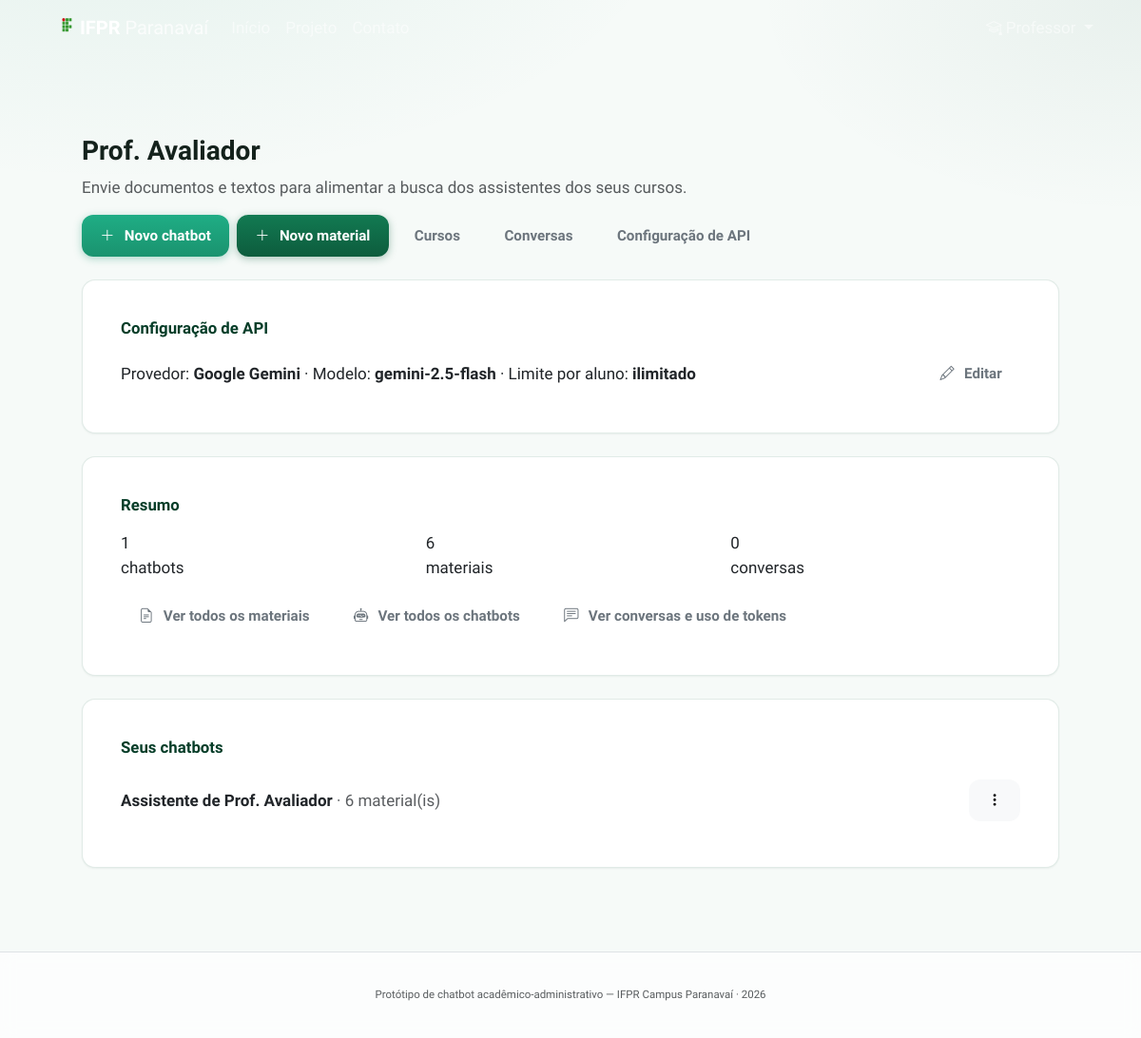
The page /professor/ (signed in) on the database its author committed.
### website/models.py (models this page shows, shortened)
class Professor(models.Model):
    user = models.OneToOneField(
        settings.AUTH_USER_MODEL,
        on_delete=models.CASCADE,
        related_name="professor_profile",
        verbose_name="usuário",
    )
    name = models.CharField("nome", max_length=50)
    siape = models.CharField("SIAPE", max_length=50, unique=True)
    courses = models.ManyToManyField(
        Course,
        related_name="professors",
        verbose_name="cursos",
        blank=True,
    )
    class Meta:
        verbose_name = "professor"
        verbose_name_plural = "professores"
        ordering = ["name"]

class ProfessorConfig(models.Model):
    PROVIDER_GEMINI = "gemini"
    PROVIDER_OPENROUTER = "openrouter"
    PROVIDER_CHOICES = [
        (PROVIDER_GEMINI, "Google Gemini"),
        (PROVIDER_OPENROUTER, "OpenRouter"),
    ]
    RAG_MODE_TWO_STAGE = "two_stage"
    RAG_MODE_DIRECT = "direct"
    RAG_MODE_BASELINE = "baseline"
    RAG_MODE_CHOICES = [
        (RAG_MODE_TWO_STAGE, "Duas etapas (Roteador + Gerador)"),
        (RAG_MODE_DIRECT, "RAG Direto (Apenas Gerador)"),
        (RAG_MODE_BASELINE, "Baseline (Prefixos longos)"),
    ]
    professor = models.OneToOneField(
        Professor,
        on_delete=models.CASCADE,
        related_name="config",
        verbose_name="professor",
    )
    provider = models.CharField(
        "provedor",
        max_length=20,
        choices=PROVIDER_CHOICES,
        blank=True,
    )
    api_key = models.CharField("chave da API", max_length=255, blank=True)
    model = models.CharField("modelo", max_length=120, blank=True)
    router_model = models.CharField(
        "modelo roteador",
        max_length=120,
        blank=True,
        help_text="Opcional. Se vazio, reutiliza o modelo principal.",
    )
    embedding_model = models.CharField(
        "modelo de embedding",
        max_length=120,
        blank=True,
        help_text="Opcional. Ex.: text-embedding-004.",
    )
    rag_mode = models.CharField(
        "modo RAG",
        max_length=20,
        choices=RAG_MODE_CHOICES,
        default=RAG_MODE_TWO_STAGE,
        help_text="Estratégia de recuperação e geração.",
    )
    token_limit_per_student = models.PositiveIntegerField(
        "limite de tokens por aluno",
        default=0,
        help_text="0 = ilimitado.",
    )
    limit_period_days = models.PositiveIntegerField(
        "período do limite (dias)",
        default=0,
        help_text="0 = acumulado total (sem reinício).",
    )
    created_at = models.DateTimeField("criado em", auto_now_add=True)
    updated_at = models.DateTimeField("atualizado em", auto_now=True)
    class Meta:
        verbose_name = "configuração do professor"
        verbose_name_plural = "configurações dos professores"
    def has_api(self) -> bool:
        return bool(self.provider and self.api_key.strip() and self.model.strip())

class ChatBot(models.Model):
    owner = models.ForeignKey(
        Professor,
        on_delete=models.CASCADE,
        related_name="chatbots",
        verbose_name="professor",
    )
    prompt = models.CharField("prompt", max_length=2000)
    materials = models.ManyToManyField(
        Material,
        related_name="chatbots",
        verbose_name="materiais",
        blank=True,
    )
    courses = models.ManyToManyField(
        Course,
        related_name="chatbots",
        verbose_name="cursos",
        blank=True,
    )
    created_at = models.DateTimeField("criado em", auto_now_add=True)
    class Meta:
        verbose_name = "chatbot"
        verbose_name_plural = "chatbots"
        ordering = ["-created_at"]
    @property
    def professor(self):
        """Compatibilidade com chat_service e templates legados."""
        return self.owner
    @property
    def assistant_title(self) -> str:
        name = self.owner.name.strip()
        if name.lower() == "secretaria":
            return "Assistente da Secretaria"
        return f"Assistente de {name}"

### website/views.py (the view)
class ProfessorDashboardView(ProfessorRequiredMixin, TemplateView):
    template_name = "website/professor/dashboard.html"
    def get_context_data(self, **kwargs):
        ctx = super().get_context_data(**kwargs)
        professor = self.get_professor()
        ctx["professor"] = professor
        ctx["chatbots"] = (
            professor.chatbots.select_related("owner")
            .prefetch_related("materials", "courses")
            .all()
        )
        ctx["material_count"] = professor.materials.count()
        config = getattr(professor, "config", None)
        ctx["config"] = config
        ctx["has_api"] = bool(config and config.has_api())
        ctx["conversation_count"] = Conversation.objects.filter(
            chatbot__owner=professor
        ).count()
        return ctx

### website/context_processors.py (called while the page is built)
def portal_user(request):
    user = request.user
    ctx = {
        "portal_student": None,
        "portal_professor": None,
        "is_student": False,
        "is_professor": False,
    }
    if not user.is_authenticated:
        return ctx
    if user.groups.filter(name=GROUP_ALUNO).exists():
        ctx["is_student"] = True
        ctx["portal_student"] = getattr(user, "student_profile", None)
    if user.groups.filter(name=GROUP_PROFESSOR).exists():
        ctx["is_professor"] = True
        ctx["portal_professor"] = getattr(user, "professor_profile", None)
    return ctx

### website/mixins.py (called while the page is built)
    def get_professor(self) -> Professor:
        return get_object_or_404(Professor, user=self.request.user)

### website/navigation.py (called while the page is built)
def append_from_param(url: str, request) -> str:
    current = request.get_full_path()
    separator = "&" if "?" in url else "?"
    return f"{url}{separator}from={quote(current, safe='')}"

### website/templatetags/navigation_tags.py (called while the page is built)
@register.simple_tag(takes_context=True)
def append_nav_from(context, url: str) -> str:
    return append_from_param(url, context["request"])

@register.simple_tag(takes_context=True)
def nav_from_suffix(context) -> str:
    request = context["request"]
    from urllib.parse import quote
    return f"?from={quote(request.get_full_path(), safe='')}"

@register.simple_tag
def nav_from_panel(panel_url_name: str) -> str:
    from urllib.parse import quote
    return f"?from={quote(reverse(panel_url_name), safe='')}"

### website/templates/website/professor/dashboard.html (shortened to what this page needs)
{% extends "website/base.html" %}
{% load navigation_tags %}
{% block content %}
<div class="container py-4 py-lg-5">
    <section class="mb-4">
        <h1 class="h3 fw-bold text-ifpr-900 mb-2">{{ professor.name }}</h1>
        <p class="text-muted mb-3">Envie documentos e textos para alimentar a busca dos assistentes dos seus cursos.</p>
        <div class="d-flex flex-wrap gap-2">
            <a class="btn btn-secondary" href="{% url 'professor_chatbot_new' %}{% nav_from_suffix %}"><i class="bi bi-plus-lg me-1"></i>Novo chatbot</a>
            <a class="btn btn-primary" href="{% url 'professor_material_new' %}{% nav_from_suffix %}"><i class="bi bi-plus-lg me-1"></i>Novo material</a>
            <a class="btn btn-outline-secondary" href="{% url 'professor_course_list' %}{% nav_from_suffix %}">Cursos</a>
            <a class="btn btn-outline-secondary" href="{% url 'professor_conversation_list' %}{% nav_from_suffix %}">Conversas</a>
            <a class="btn btn-outline-secondary" href="{% url 'professor_config' %}{% nav_from_suffix %}">Configuração de API</a>
        </div>
    </section>
    <section class="card mb-4">
        <div class="card-body">
            <h2 class="h5 fw-bold text-ifpr-900 mb-3">Configuração de API</h2>
            {% if has_api %}
                <div class="d-flex flex-wrap align-items-center justify-content-between gap-3">
                    <p class="mb-0">
                        Provedor: <strong>{{ config.get_provider_display }}</strong> ·
                        Modelo: <strong>{{ config.model }}</strong> ·
                        Limite por aluno:
                        <strong>
                            {% if config.token_limit_per_student %}
                                {{ config.token_limit_per_student }} tokens
                                {% if config.limit_period_days %}/ {{ config.limit_period_days }} dias{% else %}(acumulado){% endif %}
                            {% else %}
                                ilimitado
                            {% endif %}
                        </strong>
                    </p>
                    <a class="btn btn-sm btn-outline-secondary flex-shrink-0" href="{% url 'professor_config' %}{% nav_from_suffix %}">
                        <i class="bi bi-pencil me-1"></i>Editar
                    </a>
                </div>
            {% endif %}
        </div>
    </section>
    <section class="card mb-4">
        <div class="card-body">
            <h2 class="h5 fw-bold text-ifpr-900 mb-3">Resumo</h2>
            <div class="row row-cols-2 row-cols-md-3 g-3 mb-3">
                <div class="col">
                    <div class="stat-card">
                        <div class="stat-value">{{ chatbots|length }}</div>
                        <div class="stat-label">chatbots</div>
                    </div>
                </div>
                <div class="col">
                    <div class="stat-card">
                        <div class="stat-value">{{ material_count }}</div>
                        <div class="stat-label">materiais</div>
                    </div>
                </div>
                <div class="col">
                    <div class="stat-card">
                        <div class="stat-value">{{ conversation_count }}</div>
                        <div class="stat-label">conversas</div>
                    </div>
                </div>
            </div>
            <div class="d-flex flex-wrap gap-2">
                <a class="btn btn-sm btn-outline-secondary" href="{% url 'professor_material_list' %}{% nav_from_suffix %}">
                    <i class="bi bi-file-earmark-text me-1"></i>Ver todos os materiais
                </a>
                <a class="btn btn-sm btn-outline-secondary" href="{% url 'professor_chatbot_list' %}{% nav_from_suffix %}">
                    <i class="bi bi-robot me-1"></i>Ver todos os chatbots
                </a>
                <a class="btn btn-sm btn-outline-secondary" href="{% url 'professor_conversation_list' %}{% nav_from_suffix %}">
                    <i class="bi bi-chat-left-text me-1"></i>Ver conversas e uso de tokens
                </a>
            </div>
        </div>
    </section>
    <section class="card">
        <div class="card-body">
            <h2 class="h5 fw-bold text-ifpr-900 mb-3">Seus chatbots</h2>
            {% if chatbots %}
                <ul class="list-group list-group-flush">
                    {% for b in chatbots %}
                        {% url 'professor_chatbot_detail' b.pk as view_url %}
                        {% url 'professor_chatbot_edit' b.pk as edit_url %}
                        {% url 'professor_chatbot_delete' b.pk as delete_url %}
                        {% append_nav_from view_url as view_url %}
                        {% append_nav_from edit_url as edit_url %}
                        {% append_nav_from delete_url as delete_url %}
                        <li class="list-group-item px-0 d-flex flex-wrap align-items-center justify-content-between gap-2 position-static">
                            <div>
                                <strong>{{ b.assistant_title }}</strong>
                                <span class="text-muted"> · {{ b.materials.count }} material(is)</span>
                            </div>
                            {% include "website/includes/table_actions_dropdown.html" with row_id=b.pk inline=True view_url=view_url view_label="Detalhes" edit_url=edit_url delete_url=delete_url %}
                        </li>
                    {% endfor %}
                </ul>
            {% else %}
                <p class="text-muted mb-0">Nenhum chatbot cadastrado. Crie o primeiro chatbot para seus cursos.</p>
            {% endif %}
        </div>
    </section>
</div>
{% endblock %}

### website/templates/website/includes/table_actions_dropdown.html (shortened to what this page needs)
    <div class="dropdown table-actions-dropdown{% if inline %} ms-auto flex-shrink-0{% endif %}">
        <button type="button"
                class="btn btn-sm btn-light border-0 table-actions-toggle"
                id="actions-row-{% if row_id %}{{ row_id }}{% else %}menu{% endif %}"
                data-bs-toggle="dropdown"
                data-bs-boundary="viewport"
                data-bs-reference="toggle"
                data-bs-popper-config='{"strategy":"fixed","placement":"bottom-end","modifiers":[{"name":"preventOverflow","options":{"boundary":"viewport","padding":8}},{"name":"flip","options":{"fallbackPlacements":["top-end","bottom-start","top-start"]}}]}'
                aria-expanded="false"
                aria-label="Abrir menu de ações">
            <i class="bi bi-three-dots-vertical" aria-hidden="true"></i>
        </button>
    </div>

### static/css/style.css (style rules this page uses)
:root { --ifpr-900: #063d28; --ifpr-800: #0a4d35; --ifpr-700: #0d5c3d; --ifpr-600: #127a52; --ifpr-500: #1a936f; --ifpr-100: #e8f5ef; --ifpr-50: #f4faf7; --surface: #ffffff; --surface-2: #f6faf8; --text: #14221c; --text-muted: #5c6b64; --border: rgba(13, 92, 61, 0.12); --border-strong: rgba(13, 92, 61, 0.2); --user-bubble: linear-gradient(145deg, #d4f0e3 0%, #c5e8d6 100%); --bot-bubble: #f0f4f2; --shadow-sm: 0 1px 2px rgba(10, 45, 30, 0.06); --shadow-md: 0 4px 20px rgba(10, 45, 30, 0.08); --shadow-lg: 0 12px 40px rgba(10, 45, 30, 0.12); --radius: 14px; --radius-sm: 10px; --font: "Plus Jakarta Sans", system-ui, -apple-system, sans-serif; --header-h: 3.75rem; --safe-bottom: env(safe-area-inset-bottom, 0px); }
*, *::before, *::after { box-sizing: border-box; }
html { scroll-behavior: smooth; }
body { margin: 0; min-height: 100vh; min-height: 100dvh; display: flex; flex-direction: column; font-family: var(--font); font-size: clamp(15px, 0.25vw + 14px, 17px); line-height: 1.55; color: var(--text); background: radial-gradient(1200px 600px at 10% -10%, rgba(26, 147, 111, 0.08), transparent 50%), radial-gradient(900px 500px at 100% 0%, rgba(13, 92, 61, 0.06), transparent 45%), var(--surface-2); -webkit-font-smoothing: antialiased; }
a { color: var(--ifpr-600); text-decoration: none; transition: color 0.15s ease, opacity 0.15s ease; }
.btn { display: inline-flex; align-items: center; justify-content: center; gap: 0.4rem; min-height: 2.75rem; padding: 0.55rem 1.2rem; border-radius: 12px; font-family: inherit; font-weight: 600; font-size: 0.95rem; border: none; cursor: pointer; text-align: center; text-decoration: none; transition: transform 0.12s ease, box-shadow 0.12s ease, background 0.12s ease; }
.btn-primary { background: linear-gradient(180deg, var(--ifpr-600) 0%, var(--ifpr-700) 100%); color: #fff; box-shadow: 0 2px 8px rgba(13, 92, 61, 0.35); }
.btn-secondary { background: linear-gradient(180deg, #1fad85 0%, var(--ifpr-500) 100%); color: #fff; box-shadow: 0 2px 8px rgba(26, 147, 111, 0.35); }
.card { background: var(--surface); border: 1px solid var(--border); border-radius: var(--radius); padding: clamp(1.15rem, 3vw, 1.5rem); box-shadow: var(--shadow-sm); transition: box-shadow 0.2s ease, border-color 0.2s ease; }
.card h2 { margin: 0 0 0.85rem; font-size: 1.05rem; font-weight: 700; color: var(--ifpr-900); }
.mb-0 { margin-bottom: 0 !important; }

### rows shown on the page
Professor: name "Prof. Avaliador"
ProfessorConfig: provider "Google Gemini", model "gemini-2.5-flash"
ChatBot: assistant_title "Assistente de Prof. Avaliador", materials.count "6"

### other values the page prints
{{ chatbots|length }} "1"
{{ material_count }} "6"
{{ conversation_count }} "0"
